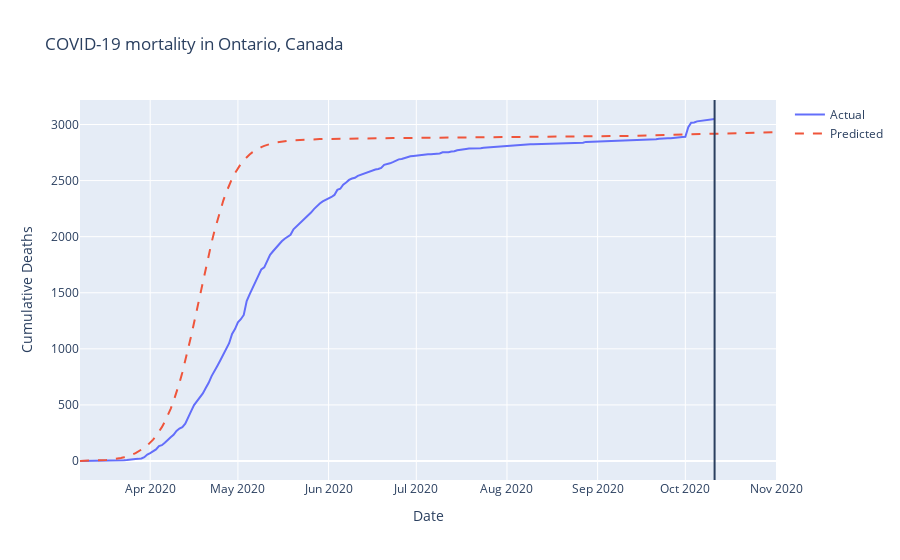

Notebook cell for this chart:
### Code cell
# Plot results
plot_predictions(mortality_pred, title="COVID-19 mortality in Ontario, Canada")

### Figure 1 — Plotly figure (JSON) as saved in the notebook; plotly's stock layout.template omitted (floating-point values rounded to 4 significant figures; data arrays with more than 128 entries replaced by an {"elided": "..."} marker saying what was removed)
{"data": [{"mode": "lines", "name": "Actual", "type": "scatter", "x": {"elided": "239 str values"}, "y": {"elided": "239 int values"}}, {"line": {"dash": "dash"}, "mode": "lines", "name": "Predicted", "type": "scatter", "x": {"elided": "239 str values"}, "y": {"elided": "239 float values"}}], "layout": {"autosize": true, "shapes": [{"type": "line", "x0": "2020-10-11", "x1": "2020-10-11", "xref": "x", "y0": 0, "y1": 1, "yref": "paper"}], "title": {"text": "COVID-19 mortality in Ontario, Canada"}, "xaxis": {"autorange": true, "range": ["2020-03-08", "2020-11-01"], "title": {"text": "Date"}, "type": "date"}, "yaxis": {"autorange": true, "range": [-169.4, 3218.0], "title": {"text": "Cumulative Deaths"}, "type": "linear"}}}
